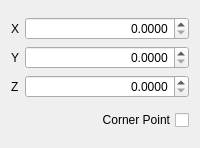
<?xml version="1.0" encoding="UTF-8"?>
<ui version="4.0">
 <class>PointDialog</class>
 <widget class="QDialog" name="PointDialog">
  <property name="geometry">
   <rect>
    <x>0</x>
    <y>0</y>
    <width>200</width>
    <height>148</height>
   </rect>
  </property>
  <property name="windowTitle">
   <string>Dialog</string>
  </property>
  <layout class="QVBoxLayout" name="verticalLayout_2">
   <item>
    <layout class="QVBoxLayout" name="verticalLayout">
     <item>
      <layout class="QHBoxLayout" name="horizontalLayout_5">
       <item>
        <widget class="QLabel" name="label_2">
         <property name="text">
          <string>X</string>
         </property>
        </widget>
       </item>
       <item>
        <widget class="QDoubleSpinBox" name="doubleSpinBoxX">
         <property name="sizePolicy">
          <sizepolicy hsizetype="Minimum" vsizetype="Fixed">
           <horstretch>1</horstretch>
           <verstretch>0</verstretch>
          </sizepolicy>
         </property>
         <property name="alignment">
          <set>Qt::AlignRight|Qt::AlignTrailing|Qt::AlignVCenter</set>
         </property>
         <property name="decimals">
          <number>4</number>
         </property>
        </widget>
       </item>
      </layout>
     </item>
     <item>
      <layout class="QHBoxLayout" name="horizontalLayout">
       <item>
        <widget class="QLabel" name="label">
         <property name="text">
          <string>Y</string>
         </property>
        </widget>
       </item>
       <item>
        <widget class="QDoubleSpinBox" name="doubleSpinBoxY">
         <property name="sizePolicy">
          <sizepolicy hsizetype="Minimum" vsizetype="Fixed">
           <horstretch>1</horstretch>
           <verstretch>0</verstretch>
          </sizepolicy>
         </property>
         <property name="alignment">
          <set>Qt::AlignRight|Qt::AlignTrailing|Qt::AlignVCenter</set>
         </property>
         <property name="decimals">
          <number>4</number>
         </property>
        </widget>
       </item>
      </layout>
     </item>
     <item>
      <layout class="QHBoxLayout" name="horizontalLayout_4">
       <item>
        <widget class="QLabel" name="label_3">
         <property name="text">
          <string>Z</string>
         </property>
        </widget>
       </item>
       <item>
        <widget class="QDoubleSpinBox" name="doubleSpinBoxZ">
         <property name="sizePolicy">
          <sizepolicy hsizetype="Minimum" vsizetype="Fixed">
           <horstretch>1</horstretch>
           <verstretch>0</verstretch>
          </sizepolicy>
         </property>
         <property name="alignment">
          <set>Qt::AlignRight|Qt::AlignTrailing|Qt::AlignVCenter</set>
         </property>
         <property name="decimals">
          <number>4</number>
         </property>
        </widget>
       </item>
      </layout>
     </item>
    </layout>
   </item>
   <item>
    <widget class="QCheckBox" name="checkBoxCornerPoint">
     <property name="layoutDirection">
      <enum>Qt::RightToLeft</enum>
     </property>
     <property name="text">
      <string>Corner Point</string>
     </property>
    </widget>
   </item>
  </layout>
 </widget>
 <resources/>
 <connections/>
</ui>
